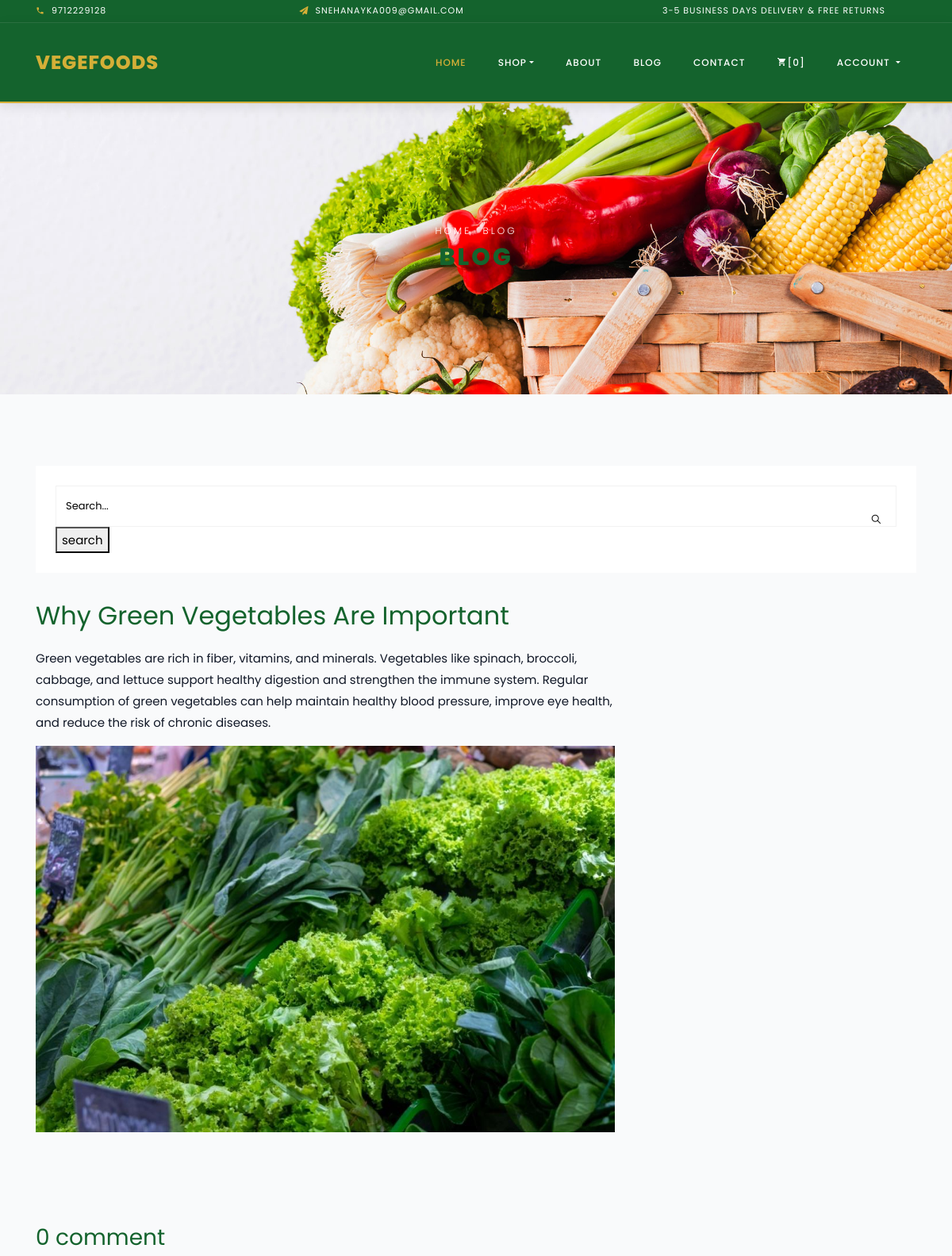
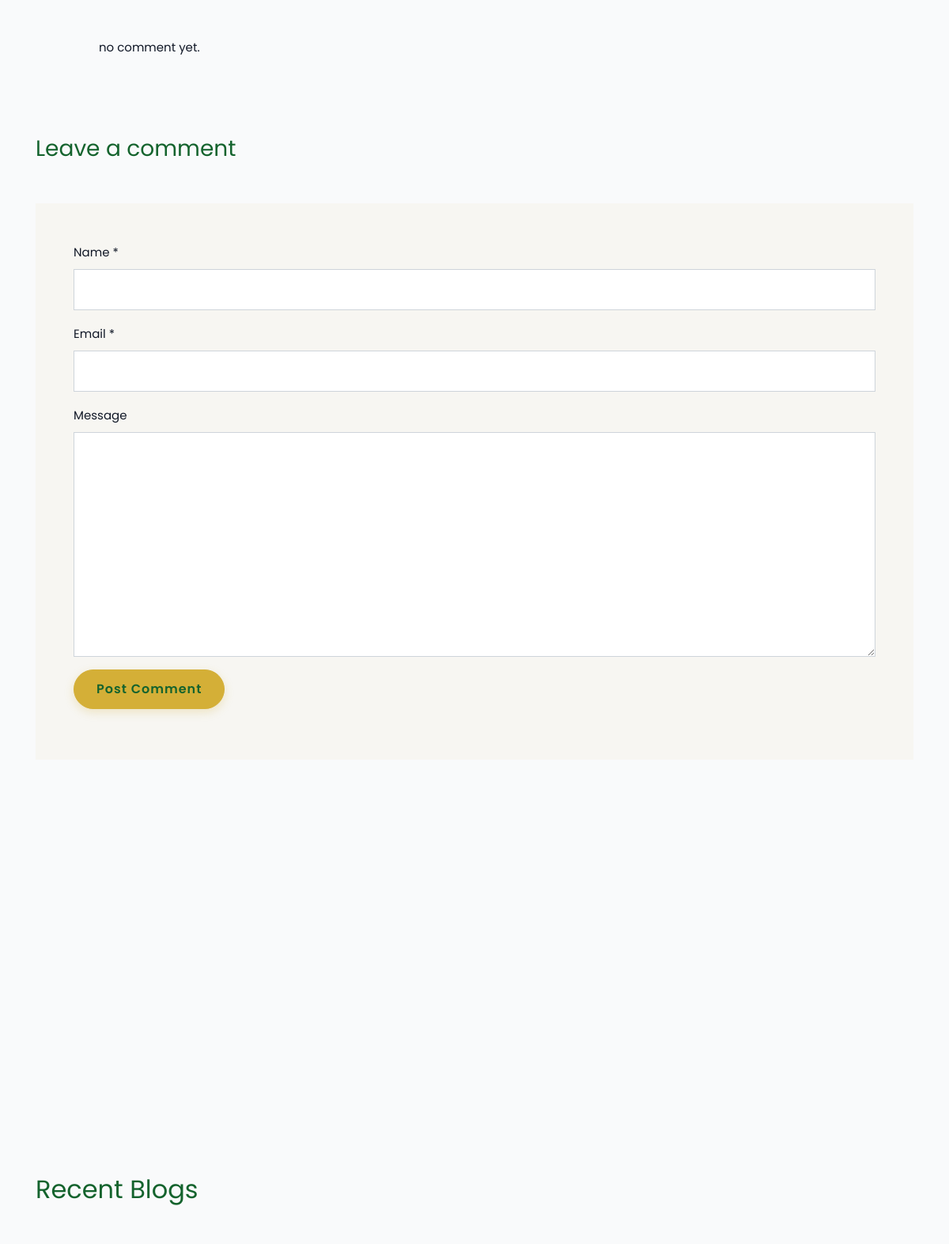
The page /blog_single/id?bid=2 (upper part) on the database its author committed (2 pictures, top to bottom).
### myapp/models.py (models this page shows)
class Blog(models.Model):
    title=models.CharField(max_length=200)
    image=models.ImageField(upload_to="blog/")
    category=models.ForeignKey(Category,on_delete=models.CASCADE)
    description=models.TextField()
    created_at=models.DateTimeField(auto_now_add=True)

### myapp/views.py (the view)
# urls.py: path('blog_single/id',blog_single,name="blog_single"),
def blog_single(request):
    bid=request.GET.get('bid')
    blog=Blog.objects.get(id=bid)
    search=request.GET.get('search')
    if search:
        blog=Blog.objects.filter(Q(title__icontains=search)|
                          Q(description__icontaints=search))
    if request.method == 'POST':
        name=request.POST.get("name")
        email=request.POST.get("email")
        message=request.POST.get("message")
        Comment.objects.create(blog=blog,name=name,email=email,message=message)
        return redirect(f'/blog_single/id?bid={bid}')
    comments=Comment.objects.filter(blog=blog).order_by('id')[:3]
    category=Category.objects.all()
    recent_blog=Blog.objects.all().order_by('created_at')[:3]
    return render(request,"blog_single.html",{"blog":blog,"comments":comments,"category":category,"recent_blog":recent_blog})

### myapp/templates/blog_single.html (shortened to what this page needs)
{% extends 'base.html' %}
{% block main %}
<div class="hero-wrap hero-bread" style="background-image: url('/static/images/bg_1.jpg');">
  <div class="container">
    <div class="row no-gutters slider-text align-items-center justify-content-center">
      <div class="col-md-9 ftco-animate text-center">
        <p class="breadcrumbs"><span class="mr-2"><a href="{% url  'index' %}">Home</a></span> <span>Blog</span></p>
        <h1 class="mb-0 bread">Blog</h1>
      </div>
    </div>
  </div>
</div>
<section class="ftco-section ftco-degree-bg">
  <div class="container">
    <div class="sidebar-box">
      <form action="" method="get" class="search-form">
        <div class="form-group">
          <span class="icon ion-ios-search"></span>
          <input type="text" name="search" class="form-control" placeholder="Search...">
          <button type="submit">search</button>
        </div>
      </form>
    </div>
    <div class="row">
      <div class="col-lg-8 ftco-animate">
        <h2 class="mb-3">{{blog.title}}</h2>
        <p>{{blog.description}}</p>
        <p>
          <img src="{{blog.image.url}}" alt="" class="img-fluid">
        </p>
      </div>
    </div>
    <div class="pt-5 mt-5">
      <h3 class="mb-5">{{comments.count}} comment</h3>
      <ul class="comment-list">
        <li class="comment">
          <div class="comment-body">
            {%for c in comments%}
            <h3>{{c.name}}</h3>
            <div class="meta">{{c.created_at}}</div>
            <p>{{c.message}}</p>
            <p><a href="#" class="reply">Reply</a></p>
            {% empty %}
            <p> no comment yet.</p>
          </div>
          {%endfor%}
        </li>
      </ul>
      <div class="comment-form-wrap pt-5">
        <h3 class="mb-5">Leave a comment</h3>
        <form action="" method="post" class="p-5 bg-light">
          <div class="form-group">
            <label for="name">Name *</label>
            <input type="text" class="form-control" id="name" name="name">
          </div>
          <div class="form-group">
            <label for="email">Email *</label>
            <input type="email" class="form-control" id="email" name="email">
          </div>
          <div class="form-group">
            <label for="message">Message</label>
            <textarea name="message" id="message" cols="30" rows="10" class="form-control"></textarea>
          </div>
          <div class="form-group">
            <input type="submit" value="Post Comment" class="btn py-3 px-4 btn-primary">
          </div>
        </form>
      </div>
    </div>
  </div>
</section>
<section class="ftco-section">
  <div class="container">
    <h2 class="mb-5">Recent Blogs</h2>
  </div>
</section>
{%endblock%}

### static/css/custom.css (style rules this page uses)
:root { --primary: #14632D; --primary-hover: #1e803e; --primary-light: #eef7e4; --secondary: #22C55E; --accent: #D4AF37; --accent-hover: #b8952b; --bg-color: #F9FAFB; --text-dark: #111827; --text-light: #4b5563; --card-shadow: 0 10px 30px rgba(20, 99, 45, 0.05); --card-shadow-hover: 0 20px 40px rgba(20, 99, 45, 0.15); --border-radius: 16px; --transition-smooth: all 0.3s cubic-bezier(0.4, 0, 0.2, 1); }
body { background-color: var(--bg-color) !important; color: var(--text-dark) !important; font-family: 'Poppins', Arial, sans-serif !important; }
.btn { border-radius: 30px !important; font-weight: 600 !important; letter-spacing: 1px; padding: 12px 28px !important; transition: var(--transition-smooth) !important; }
.btn-primary { background-color: var(--accent) !important; border-color: var(--accent) !important; color: var(--primary) !important; box-shadow: 0 4px 12px rgba(212, 175, 55, 0.25) !important; }
h1, h2, h3, h4, h5, .h1, .h2, .h3, .h4, .h5 { color: var(--primary) !important; font-family: 'Poppins', Arial, sans-serif !important; }

### rows shown on the page
Blog: title "Why Green Vegetables Are Important", description "Green vegetables are rich in fiber, vitamins, and minerals. Vegetables like spinach, broccoli, cabbage, and lettuce support healthy digestion and strengthen the immune system. Regular consumption of green vegetables can help maintain healthy blood pressure, improve eye health, and reduce the risk of chronic diseases.", image (picture)

### other values the page prints
{{ comments.count }} "0"
